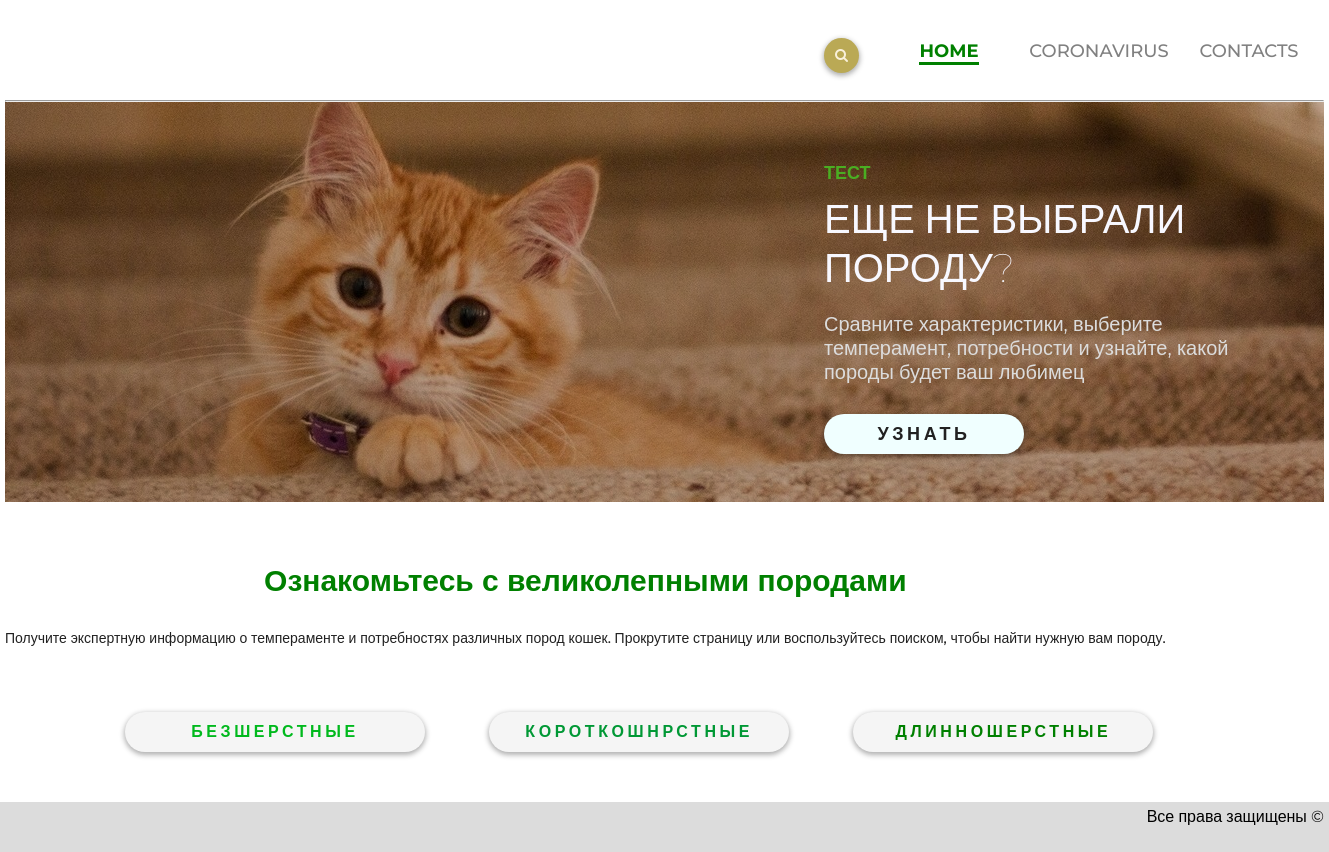
The app's page /, older data.
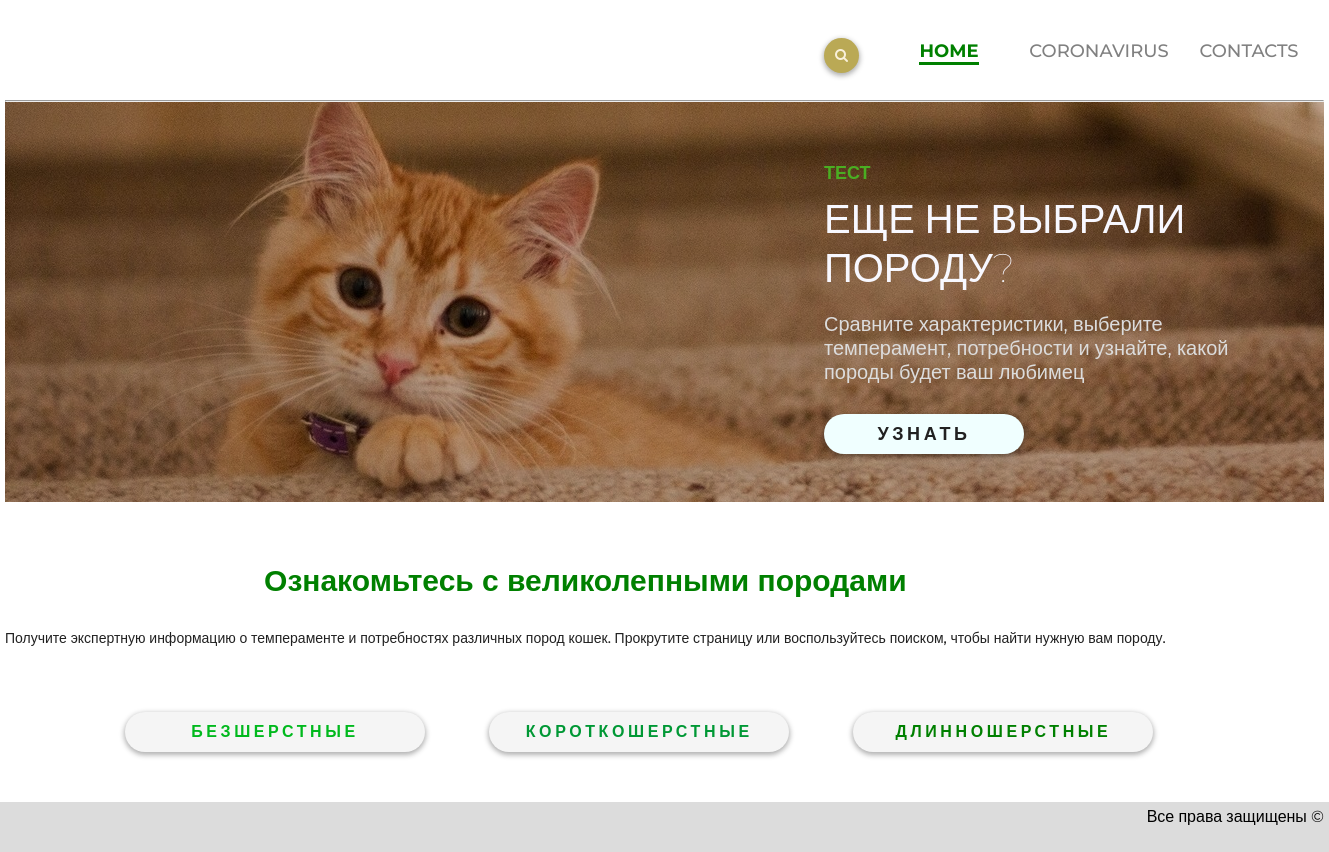
The same page, newer data.
### cats/models.py (models this page shows, shortened)
class TypeOfWool(models.Model):
    name = models.CharField("Тип шерсти", max_length=20)
    url = models.SlugField(max_length=160, unique = True)
    text_style = models.CharField("Стиль отбражения текста", max_length=100, default='button2 ')
    class Meta:
        verbose_name = "Тип шерсти"
        verbose_name_plural = "Тип шерсти"
    def get_absolute_url(self):
        return reverse("middleware", kwargs={"slug":self.url})

### cats/views.py (the view)
# urls.py: path("", views.MainMenuView.as_view(), name="home"),
class MainMenuView ( generic.View ):
    def get(self, request):
        wooltypes = TypeOfWool.objects.all()
        return render (request, "cats/index.html", {"wooltype_list": wooltypes})

### templates/cats/index.html (shortened to what this page needs)
<!DOCTYPE html>
{% load static %}
<html>
<head>
	<link rel="stylesheet" href="{% static 'css/style.css' %}">
	<link rel="stylesheet" href="https://maxcdn.bootstrapcdn.com/font-awesome/4.5.0/css/font-awesome.min.css">
</head>
<body>
	<div class="container">
		<div class="header">
			<ul class="menu">
				<li class="menu-list"><a href="{%url "contacts" %}" class="menu-link">CONTACTS</a></li>
				<li class="menu-list"><a href="{% url "corona" %}" class="menu-link">CORONAVIRUS</a></li>
				<li class="menu-list"><a href="#" class="menu-link menu-link-active">HOME</a></li>
			</ul>
			<form class="form" action="{% url "s_result" %}" method="post">
				<input type="text" class="input" placeholder="Искать здесь..." name="search_field">
				<button type="submit"></button>
			</form>
		</div>
		<hr>
		<div class="test">
			<div class="test-text padding-site">
				<p class="test1">тест</p>
				<h2 class="test-h2">еще не выбрали породу?</h2>
				<p class="test-content">Сравните характеристики, выберите темперамент, потребности и узнайте, какой породы будет ваш любимец</p>
				<a href="{% url "test" %}" class="button">узнать</a>
			</div>
		</div>
		<div class="hello-text">
			<h2 class="hello-h2">Ознакомьтесь с великолепными породами</h2>
			<h3 class="hello-h3">Получите экспертную информацию о темпераменте и потребностях различных пород кошек. Прокрутите страницу или воспользуйтесь поиском, чтобы найти нужную вам породу.</h3>
		</div>
		<div class="buttons">
		{% for wool in wooltype_list%}
			<a href="{{ wool.get_absolute_url }}"class="{{ wool.text_style }}">{{ wool.name }}</a>
		{% endfor %}
		</div>
	</div>
	<div class="footer">
		<p>Все права защищены &copy;</p>
	</div>
</body>
</html>

Row changes from the older to the newer data that the page shows:
changed TypeOfWool: name "КОРОТКОШНРСТНЫЕ" → "КОРОТКОШЕРСТНЫЕ"
